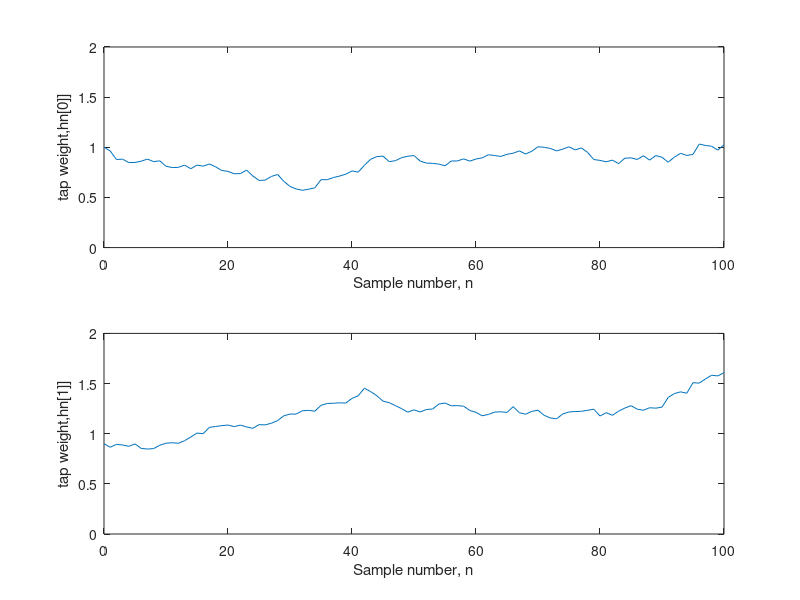
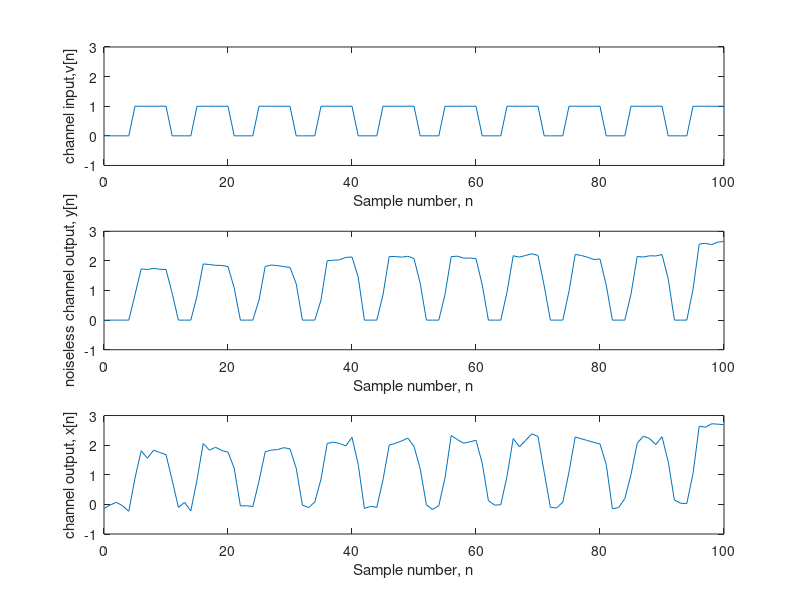
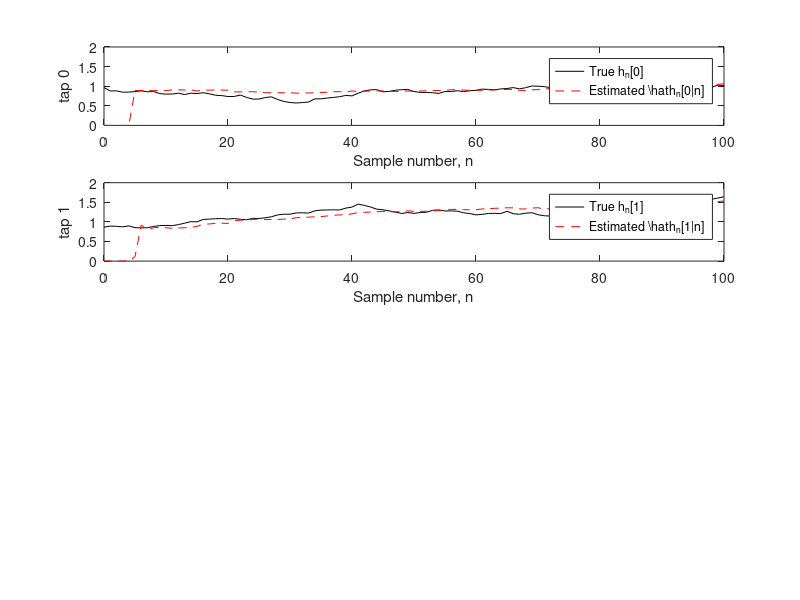
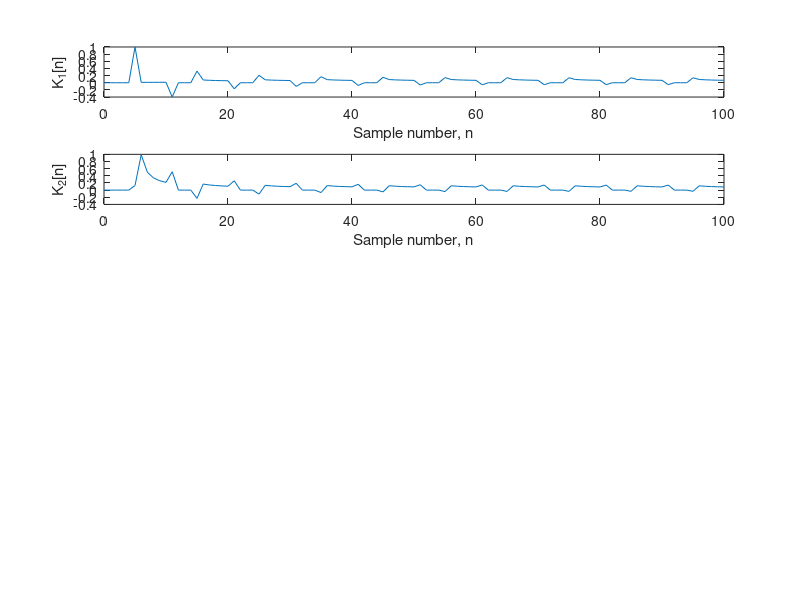

MATLAB code for these plots, in order:
%% Lab 2 - Kalman Filter
clear;clc;close all

N = 100;
p = 2;
A = [0.99 0.01;0.01 0.999];
Q = [0.001 0 ; 0 0.001];
sigma_w= 0.1;
%% Fig 13.16 (channel realization)
Hn = zeros(p, N+2);
hn = [1; 0.9];    % h[-1]
Hn(:,1) = hn;
for n=1:N+1
    hn = A*hn+(mvnrnd(zeros(p,1),Q))'; %dynamic model
    Hn(:, n+1) = hn;
end
figure;
subplot(2,1,1)
plot(0:N,Hn(1,1:N+1));
ylim([0 2])
ylabel('tap weight,hn[0]]')
xlabel('Sample number, n')

subplot(2,1,2)
plot(0:N,Hn(2,1:N+1));
ylim([0 2]);
ylabel('tap weight,hn[1]]')
xlabel('Sample number, n')

%% Signal generation (Fig 13.17)
%%%% input v[n] %%%%
T=10;
vn = zeros(N+2,1);
for n=T/2+1:T+1
    vn(n:T:N+1) = 1;
end
figure;
subplot(3,1,1)
plot(0:N,vn(1:N+1)); %Fig 13.17
ylim([-1 3])
ylabel('channel input,v[n]')
xlabel('Sample number, n')
%%%% noiseless channel output  y[n] %%%%

yn = zeros(N+1,1);


yn(1) = Hn(1,2)*vn(1);

for n = 1:N
    yn(n+1) = Hn(1,n+2)*vn(n+1) + Hn(2,n+2)*vn(n);
end

subplot(3,1,2)
plot(0:N, yn(1:N+1) ) % plot y[n] (Fig 13.17b) 
ylim([-1 3]);
ylabel('noiseless channel output, y[n]')
xlabel('Sample number, n')
%%%% channel output x[n] %%%%
wn = sigma_w*randn(N+1,1);
xn = yn + wn; 


subplot(3,1,3)
plot(0:N, xn(1:N+1)) % plot received signal with noise (Fig 13.17b) 
ylim([-1 3]);
ylabel('channel output, x[n]')
xlabel('Sample number, n')
%% KALMAL FILTER %%%%%%%%%%%%%%%%%%%

sigma2 = 0.1;        % observation noise variance

h_hat = zeros(p,1);  % h[-1|-1] initial estimate (2x1)
M = 100*eye(p);      % M[-1|-1] initial error covariance (2x2)

% storage for plots (like Kay Fig 13.18/13.19/13.20)
Hhat = zeros(p, N+1);    % estimated taps over time: h[n|n]
Khist = zeros(p, N+1);   % Kalman gains K[n]
mse_trace = zeros(1, N+1); % trace of M[n|n]
Mdiag = zeros(p, N+1);      % diag of M[n|n] for each n (2 entries)
for n = 0:N
    % Build measurement vector v[n]^T = [v[n]  v[n-1]]
    if n == 0
        vvec = [vn(1); 0];      % v[-1]=0
    else
        vvec = [vn(n+1); vn(n)];
    end

    % ---- Prediction step (time update) ----
    h_pred = A*h_hat;
    M_pred = A*M*A' + Q;

    % ---- Kalman gain ----
    denom = sigma2 + vvec.'*M_pred*vvec;   % scalar
    K = (M_pred*vvec) / denom;             % (2x1)

    % ---- Measurement update ----
    innov = xn(n+1) - vvec.'*h_pred;       % innovation: x - predicted x
    h_hat = h_pred + K*innov;
    M = (eye(p) - K*vvec.')*M_pred;

    % store
    Hhat(:, n+1) = h_hat;
    Khist(:, n+1) = K;
    mse_trace(n+1) = trace(M);
    Mdiag(:, n+1) = diag(M);
end

figure;

subplot(4,1,1)
plot(0:N, Hn(1,2:N+2), 'k', 0:N, Hhat(1,:), 'r--');
ylim([0 2])
xlabel('Sample number, n')
ylabel('tap 0')
legend('True h_n[0]', 'Estimated \hat{h}_n[0|n]')

subplot(4,1,2)
plot(0:N, Hn(2,2:N+2), 'k', 0:N, Hhat(2,:), 'r--');
ylim([0 2])
xlabel('Sample number, n')
ylabel('tap 1')
legend('True h_n[1]', 'Estimated \hat{h}_n[1|n]')
%% Plotting Kalmar Gain
% === Fig 13.19: Kalman filter gains ===
figure;

subplot(5,1,1)
plot(0:N, Khist(1,:))
xlabel('Sample number, n')
ylabel('K_1[n]')

subplot(5,1,2)
plot(0:N, Khist(2,:))
xlabel('Sample number, n')
ylabel('K_2[n]')
%% Plotting MSE
% === Fig 13.20: Minimum MSE (diagonal of M) ===
figure;
subplot(6,1,1)
plot(0:N, Mdiag(1,:))
ylim([0 0.2])
xlabel('Sample number, n')
ylabel('M_{11}[n|n]')

subplot(6,1,2)
plot(0:N, Mdiag(2,:))
ylim([0 0.2])
xlabel('Sample number, n')
ylabel('M_{22}[n|n]')
